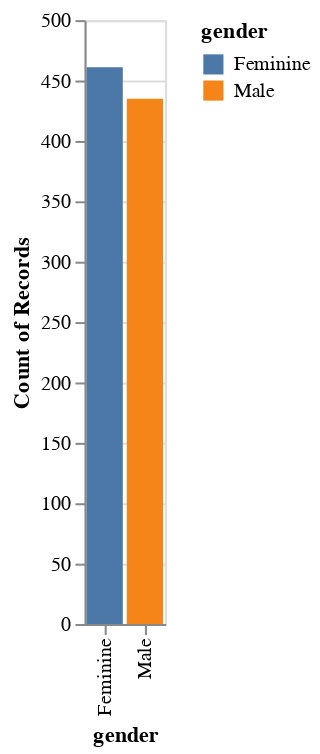

Here is the notebook cell this chart was saved with:
### Code cell
chart = alt.Chart(df).mark_bar().encode(
    x='gender',
    y='count()',
    color='gender'
)
chart

### Figure 1 — Vega-Lite specification as saved in the notebook (floating-point values rounded to 4 significant figures; data arrays with more than 128 entries replaced by an {"elided": "..."} marker saying what was removed)
{"config": {"view": {"continuousWidth": 300, "continuousHeight": 300}}, "data": {"name": "data-d47433ba944c19fcd7bd3ec7ed4dc76d"}, "mark": {"type": "bar"}, "encoding": {"color": {"field": "gender", "type": "nominal"}, "x": {"field": "gender", "type": "nominal"}, "y": {"aggregate": "count", "type": "quantitative"}}, "$schema": "https://vega.github.io/schema/vega-lite/v5.8.0.json", "datasets": {"data-d47433ba944c19fcd7bd3ec7ed4dc76d": {"elided": "896 records"}}}
